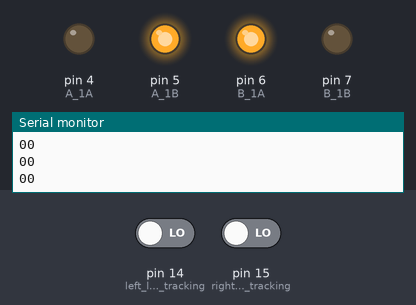
Bench run of a sketch on a simulated Arduino Uno, built with avr-gcc and run on an emulated ATmega328P. Shown: output pins drawn as LEDs (lit = HIGH), the last lines printed to the serial monitor. The inputs (shaded band) are chosen by the test bench; at power-on: pin 14 (left_line_tracking) LOW, pin 15 (right_line_tracking) LOW.

Above: at 1.2 s.
1.3 s: pin 14 (left_line_tracking) driven HIGH
At 1.9 s:
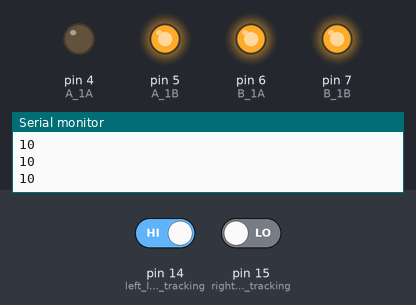
2.8 s: pin 15 (right_line_tracking) driven HIGH
At 3.3 s:
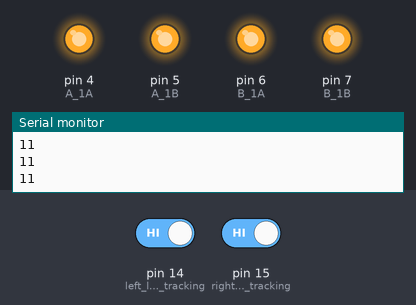
4.3 s: pin 14 (left_line_tracking) driven LOW
At 5.5 s:
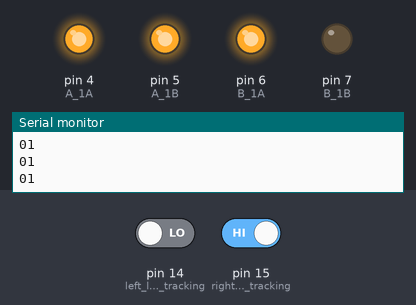
5.8 s: pin 15 (right_line_tracking) driven LOW
At 6.9 s:
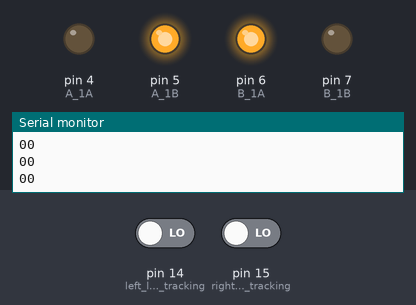
Timing chart, 0 to 8.3 s (numbered marks = the images above; inputs shaded):
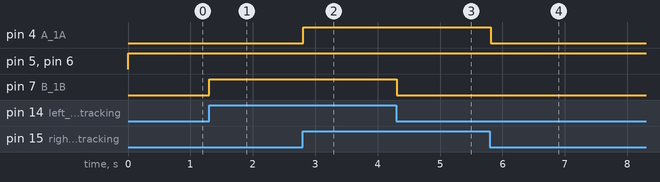

The sketch:

4WD_line_tracking.ino
```cpp
//更多资料欢迎访问我们的官网 http://openjumper.cn/ 或联系邮箱 support@openjumper.com
//https://openjumper.taobao.com/ --OPENJUMPER官方店铺
//https://shop555818949.taobao.com/ --OPENJUMPER企业店铺

#define left_line_tracking 14  //左边的巡线传感器链接到A0(PIN 14)
#define right_line_tracking 15 //右边的巡线传感器链接到A1(PIN 15)

#define A_1A 4 //A组电机正反转控制
#define A_1B 5 //PWM
#define B_1A 6 //PMW//B组电机正反转控制
#define B_1B 7 //

int line_tracking_state[2]; //存放两个巡线传感器读到的状态

void motion(int speed_A, int speed_B) //电机速度控制函数。括号内分别为左右电机速度值，直接作用于L9110S电机驱动
{
  if (speed_A > 0) //范围-255～+255，正值为正转，负值为反转。
  {
    digitalWrite(A_1A, 0);
    analogWrite(A_1B, speed_A); //PWM控制速度
  }
  else
  {
    digitalWrite(A_1A, 1);
    analogWrite(A_1B, 255 + speed_A); //PWM控制速度
  }
  if (speed_B > 0)
  {
    analogWrite(B_1A, speed_B); //PWM控制速度
    digitalWrite(B_1B, 0);
  }

  else
  {
    analogWrite(B_1A, 255 + speed_B); //PWM控制速度
    digitalWrite(B_1B, 1);
  }
}

void setup()
{
  pinMode(left_line_tracking, INPUT); //配置2个传感器IO口为输入
  pinMode(right_line_tracking, INPUT);
  Serial.begin(9600);    //打开串口设置波特率
  pinMode(A_1A, OUTPUT); //配置电机输出IO口为输出
  pinMode(A_1B, OUTPUT);
  pinMode(B_1A, OUTPUT);
  pinMode(B_1B, OUTPUT);
}
void loop()
{
  line_tracking_state[0] = digitalRead(left_line_tracking); //分别为从左到右2个红外寻线传感器
  line_tracking_state[1] = digitalRead(right_line_tracking);

  for (int i = 0; i < 2; i++)
  {
    Serial.print(line_tracking_state[i]); //串口输出传感器当前的状态
  }
  Serial.print("\n"); //换行

  if ((line_tracking_state[0] == 0) && line_tracking_state[1]) //右端传感器检测到超出区域
  {
    motion(0, 255); //左转
  }
  else if (line_tracking_state[0] && (line_tracking_state[1] == 0)) //左端传感器检测到超出区域
  {
    motion(255, 0); //右转
  }
  else if (line_tracking_state[0] && line_tracking_state[1]) //lost line
  {
    motion(0, 0); //停车
  }
  else if ((line_tracking_state[0] == 0) && (line_tracking_state[1] == 0)) //on line
  {
    motion(255, 255); //全速前进
  }

  delay(10);
}
```

Measured:
- after the input at 1.3 s, pin 7 (B_1B): LOW → HIGH at once
- after the input at 2.8 s, pin 4 (A_1A): LOW → HIGH at once
- after the input at 4.3 s, pin 7 (B_1B): HIGH → LOW at once
- after the input at 5.8 s, pin 4 (A_1A): HIGH → LOW at once
